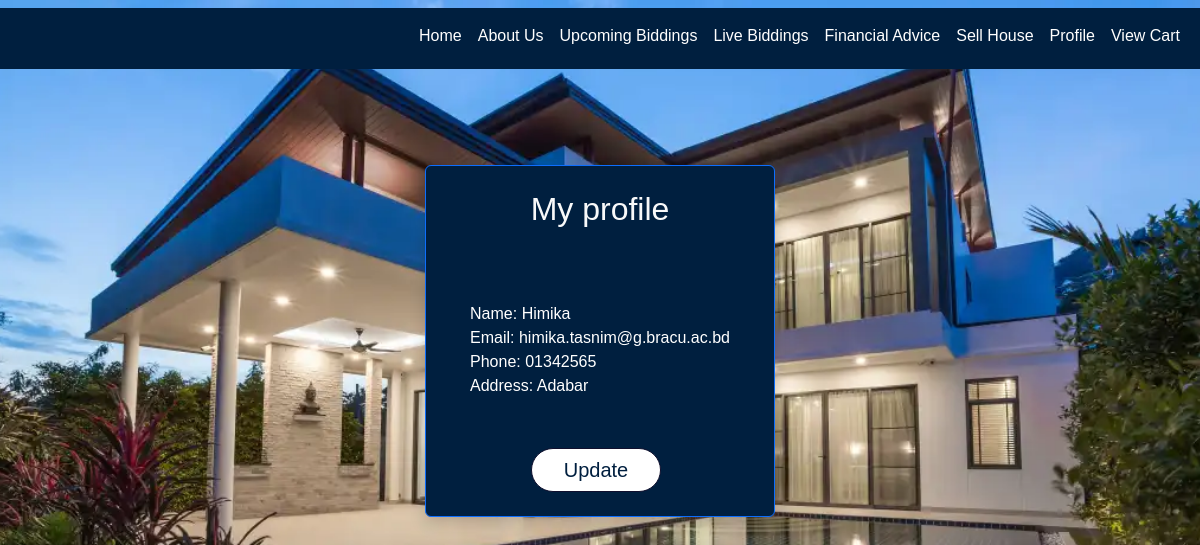
The page /profile_view/ (signed in) on the database as committed earlier.
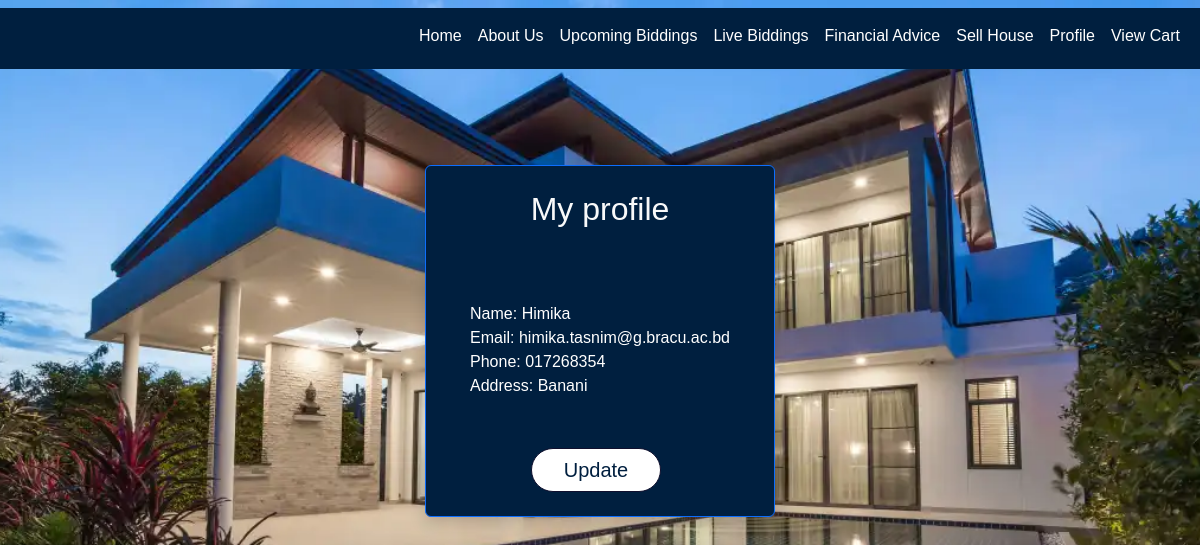
The same page on the database as committed later.
### userProfile/models.py (models this page shows, shortened)
class Buyer_Seller(models.Model):
    user=models.OneToOneField(User, primary_key=True, on_delete=models.CASCADE)
    phone=models.CharField(max_length=11)
    address=models.CharField(max_length=100)

### userProfile/views.py (the view)
# urls.py: path("profile_view/",views.profile_view,name="profile_view"),
def profile_view(request):
    profile = request.user.buyer_seller
    return render(request,'userProfile/profile_view.html',{'profile':profile})

### userProfile/templates/userProfile/profile_view.html (shortened to what this page needs)
{% extends 'base.html' %}
{% block content %}
    <br><br><br><br>
    {%if user.is_authenticated%}
    <div class="container d-flex justify-content-center align-items-center">
        <div class="card p-4 border-primary rounded shadow" style="background-color: #001f3f; width: 350px; color: white; align-items: center;">
            <h2 class="card-title text-light mb-4" style="text-align: center;">My profile</h2>
            Name: {{ profile.user.username |title }}<br>
            Email: {{ profile.user.email }}<br>
            Phone: {{ profile.phone }}<br>
            Address: {{ profile.address }}</p>
            <a href="{%url 'userProfile:profile_update'%}" class="btn btn-primary "
            style="
            background-color: white;
            color: #001f3f;
            ">
            Update </a>
        </div>
    </div>
    {%endif%}
{% endblock %}

### templates/base.html (shortened to what this page needs)
<!DOCTYPE html>
<html lang="en">
<head>
  <link href="https://cdn.jsdelivr.net/npm/bootstrap@5.3.2/dist/css/bootstrap.min.css" rel="stylesheet"
>
  {%load static%}
  <link rel="stylesheet"  href="{% static 'base.css' %}">
</head>
<body>
  <nav class="navbar navbar-expand-lg">
    <div class="container-fluid">
      <div class="collapse navbar-collapse" id="navbarNavDropdown">
        <ul class="navbar-nav ms-auto text-end">
          <li class="nav-item">
            <a class="nav-link" aria-current="page" href="{%url 'userProfile:home' %}">Home</a>
          </li>
          <li class="nav-item">
            <a class="nav-link" aria-current="page" href="{%url 'userProfile:aboutUs' %}">About Us</a>
          </li>
          <li class="nav-item">
            <a class="nav-link" href="">Upcoming Biddings</a>
          </li>
          <li class="nav-item">
            <a class="nav-link" href="">Live Biddings</a>
          </li>
          <li class="nav-item">
            <a class="nav-link" href="">Financial Advice</a>
          </li>
          {%if user.is_authenticated%}
          {%if user.buyer_seller%}
          <li class="nav-item">
            <a class="nav-link" href="">Sell House</a>
          </li>
          <li class="nav-item">
            <a class="nav-link" href="{%url 'userProfile:profile_view' %}">Profile</a>
          </li>
          <li class="nav-item">
            <a class="nav-link" href="">View Cart</a>
          </li>
          {%endif%}
          {%endif%}
            </ul>
      </div>
    </div>
  </nav>
  {% block content %} <p>this is base</p> {% endblock %}
</html>

### static/base.css (style rules this page uses)
body { font-family: Arial, sans-serif; background-image: url('background.webp'); background-size: cover; background-position: center; background-repeat: no-repeat; min-height: 100vh; }
.container { max-width: 1200px; margin: 0 auto; }
.navbar { background-color: #001f3f; }
.navbar-brand, .navbar-nav .nav-link { color: #ffffff; }
.btn { font-size: 20px; color: #fff; background-color: rgb(4, 4, 81); text-decoration: none; border-radius: 5px; transition: all 0.3s ease; }
.btn-primary { width: 130px; border-color: #0f0f2d; border-radius: 30px; margin-right: 8px; }
ul { padding: 0; margin: 0; }
ul li { margin-bottom: 5px; color: white; }

Rows that differ between the two databases and show on the page:
changed Buyer_Seller "Himika": phone "01342565" → "017268354"; address "Adabar" → "Banani"
